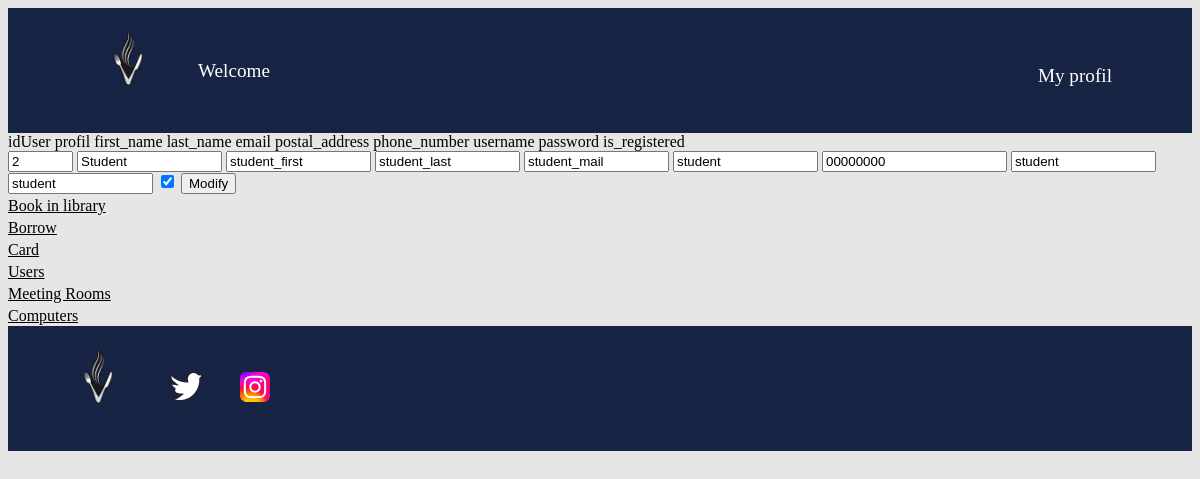
/student_users.php (signed in), run on the app's committed database.
### tables this page shows
CREATE TABLE Users (
    idUser INT PRIMARY KEY AUTO_INCREMENT,
    profil VARCHAR(50) NOT NULL CHECK (profil IN ('Administrator', 'Library Agent', 'Student')),
    first_name VARCHAR(50) NOT NULL,
    last_name VARCHAR(50) NOT NULL,
    email VARCHAR(50) UNIQUE NOT NULL,
    postal_address VARCHAR(50) NOT NULL,
    phone_number VARCHAR(50) NOT NULL,
    username VARCHAR(50) NOT NULL,
    password VARCHAR(50) NOT NULL,
    is_registered BOOLEAN NOT NULL
);

### student_users.php (the view, shortened to what this page needs)
<!DOCTYPE html>
<html lang="en">
<head>
    <link href="login.css" rel="stylesheet">
</head>
<?php include "header.php"; ?>
<body>
<?php
$DB_USERNAME = $_SESSION['DB_USERNAME'];
$DB_PASSWORD = $_SESSION['DB_PASSWORD'];
$DB_SERVER = $_SESSION['DB_SERVER'];
$DB_NAME = $_SESSION['DB_NAME'];
$conn = mysqli_connect($DB_SERVER, $DB_USERNAME, $DB_PASSWORD, $DB_NAME) or die("ERROR: Unable to connect. " . mysqli_connect_error());
$query = "SELECT idUser,profil,first_name,last_name,email,postal_address,phone_number,username,password,is_registered
          FROM Users
          WHERE Users.email='".$_SESSION['email']."';";
$result = mysqli_query($conn, $query);
echo "
    <tr>
      <td>" . 'idUser' . "</td>
      <td>" . 'profil' . "</td>
      <td>" . 'first_name' . "</td>
      <td>" . 'last_name' . "</td>
      <td>" . 'email' . "</td>
      <td>" . 'postal_address' . "</td>
      <td>" . 'phone_number' . "</td>
      <td>" . 'username' . "</td>
      <td>" . 'password' . "</td>
      <td>" . 'is_registered' . "</td>
    </tr>
";
while ($rowData = mysqli_fetch_assoc($result)) {
    $idUser = $rowData['idUser'];
    $profil = $rowData['profil'];
    $first_name = $rowData['first_name'];
    $last_name = $rowData['last_name'];
    $email = $rowData['email'];
    $postal_address = $rowData['postal_address'];
    $phone_number = $rowData['phone_number'];
    $username = $rowData['username'];
    $password = $rowData['password'];
    $is_registered = $rowData['is_registered'];
    echo "
      <tr>
        <td>
          <form method='POST' name='admin_book' >
            <input type='text' name='idUser'  value='$idUser' readonly size='5'>
            <input type='text' name='profil' value='$profil' size='15' readonly>
            <input type='text' name='first_name' value='$first_name' size='15'>
            <input type='text' name='last_name' value='$last_name' size='15'>
            <input type='text' name='email' value='$email' size='15' readonly>
            <input type='text' name='postal_address' value='$postal_address' size='15'>
            <input type='number' name='phone_number' value='$phone_number' min='0' required size='15'>
            <input type='text' name='username' value='$username' size='15'>
            <input type='text' name='password' value='$password' size='15'>
            <input type='checkbox' name='is_registered' value='$is_registered' " . ($is_registered ? 'checked' : '') . ">
            <input type='submit' value='Modify'>
          </form>
        </td>
      </tr>
";
}
?>
</body>
</html>

### style.css (style rules this page uses)
body { background-color: #e6e6e6; }
a { color: white; text-decoration: none; font-size: 1.2em; }
header, footer { background-color: #182444; padding: 20px 50px; }
.lien-icone { margin-left: 30px; }
footer, nav { display: flex; align-items: center; clear: right; clear: left; }

### data on the page
users: idUser "2", profil "Student", first_name "student_first", last_name "student_last", email "student_mail", postal_address "student", phone_number "00000000", username "student", password "student", is_registered "☑"
